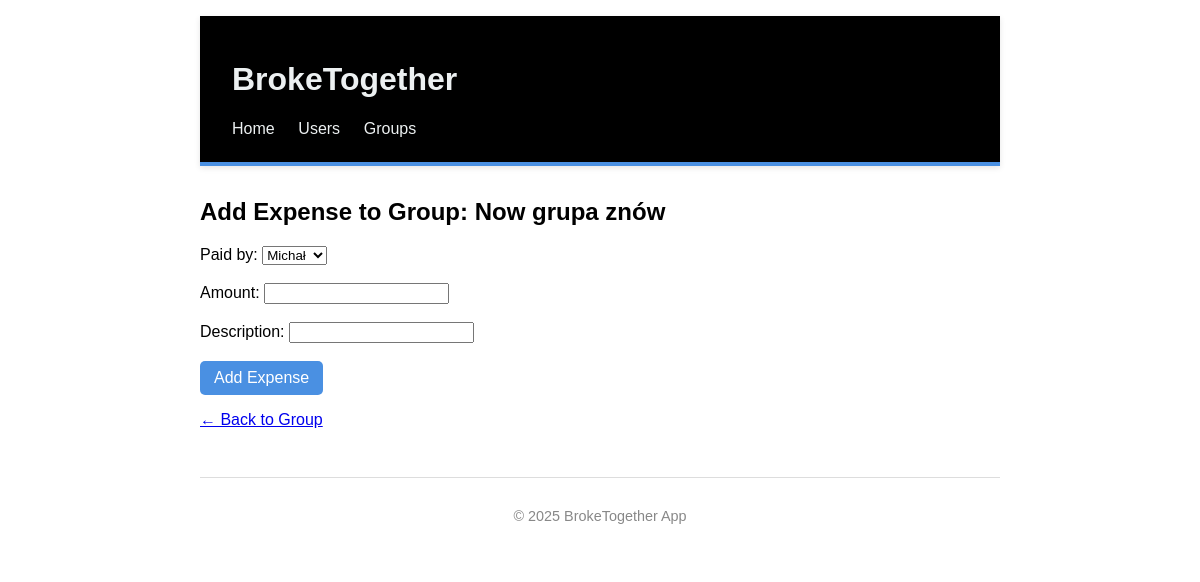
Before: /expenses/add-form/5 with the older database file.
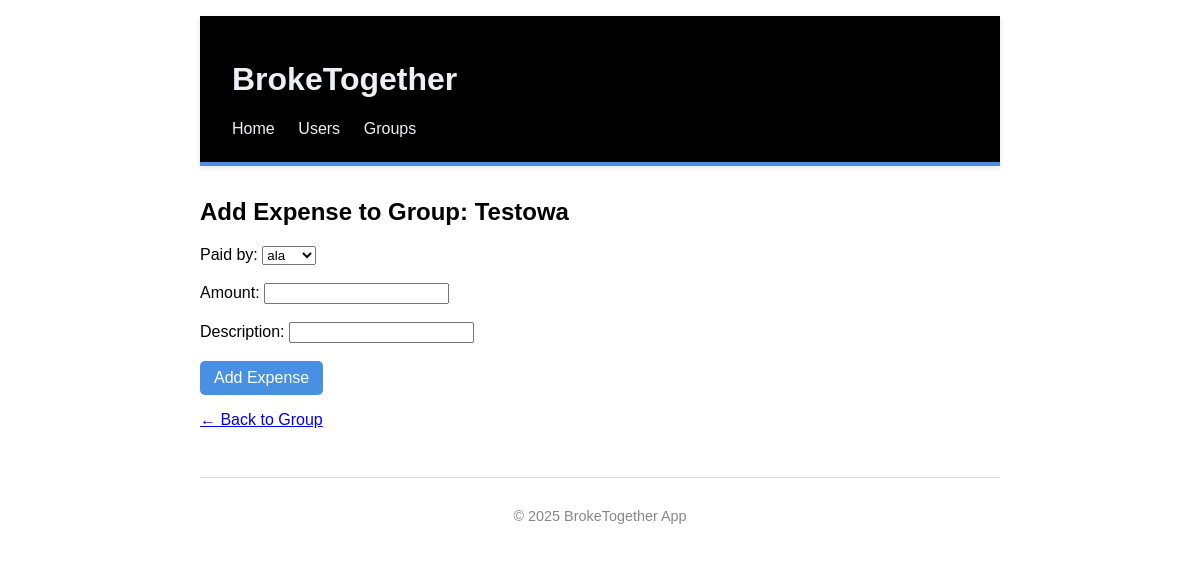
After: the same page with the newer database file.
### app/models.py (models this page shows)
class Base(DeclarativeBase):
    pass

class Group(Base):
    __tablename__ = "groups"
    id: Mapped[int] = mapped_column(primary_key=True)
    name: Mapped[str] = mapped_column(Text, nullable=False, unique=False)
    users: Mapped[list["User"]] = relationship(
        "User",
        secondary=user_group_association,
        back_populates="groups"
    )
    expenses: Mapped[list["Expense"]] = relationship(
        "Expense",
        back_populates="group",
        cascade="all, delete-orphan"
    )

### app/routers/expenses.py (the view)
@router.get("/add-form/{group_id}", response_class=HTMLResponse)
def show_add_form(request: Request, group_id: int, db: Session = Depends(get_db)):
    group = get_one_group(db, group_id)
    users = get_all_users_from_group(group_id=group_id, db=db)
    return templates.TemplateResponse("add_expense.html", {"request": request, "group": group, "users": users})

### app/templates/add_expense.html (shortened to what this page needs)
{% extends "base.html" %}
{% block content %}
<h2>Add Expense to Group: {{ group.name }}</h2>
<form action="/expenses/add-form" method="post">
    <label for="user_id">Paid by:</label>
    <select name="user_id" id="user_id" required>
        {% for user in users %}
            <option value="{{ user.id }}">{{ user.username }}</option>
        {% endfor %}
    </select><br><br>
    <label for="amount">Amount:</label>
    <input type="number" name="amount" id="amount" step="0.01" required><br><br>
    <label for="description">Description:</label>
    <input type="text" name="description" id="description"><br><br>
    <button type="submit" class="btn">Add Expense</button>
</form>
<p><a href="/groups/{{ group.id }}">← Back to Group</a></p>
{% endblock %}

Changed rows visible on the page:
changed Group: name "Now grupa znów" → "Testowa"
Other visible differences:
form field user_id: "Michał" → "ala"
